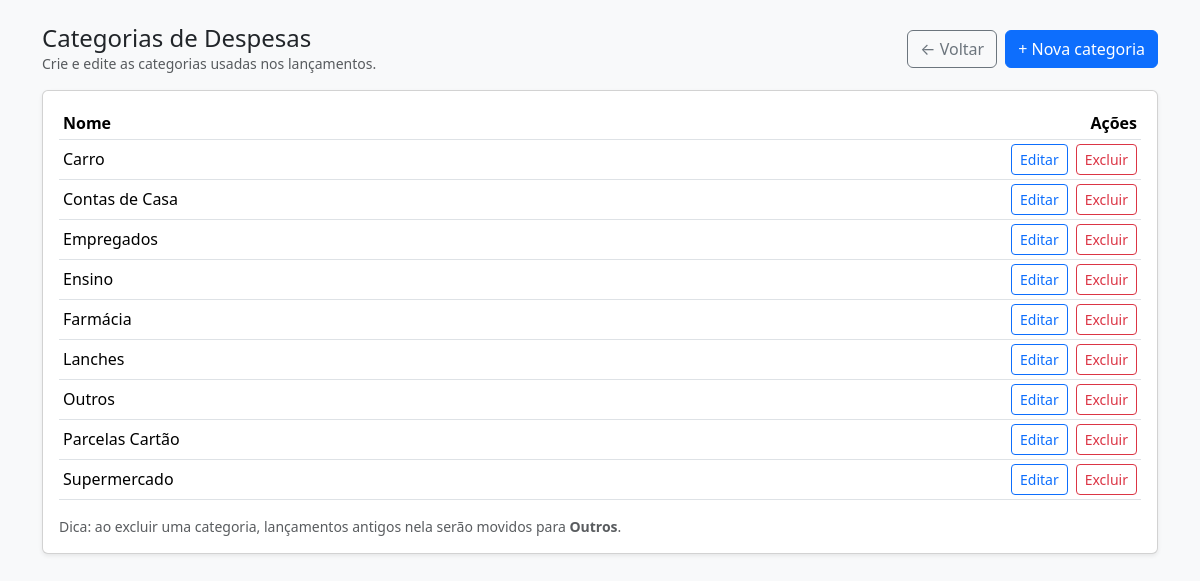
Page /categories (signed in) on the committed database.
### tables this page shows
CREATE TABLE categories (
                    id INTEGER PRIMARY KEY AUTOINCREMENT,
                    account_id INTEGER NOT NULL,
                    name TEXT NOT NULL,
                    created_at TEXT NOT NULL,
                    UNIQUE(account_id, name)
                );

### app.py (the view)
@app.route("/categories", methods=["GET"])
@login_required
def categories_list():
    migrate_db()
    account_id = get_current_account_id()
    if not account_id:
        return redirect(url_for("logout"))
    ensure_default_categories(account_id)
    cats = get_categories_for_account(account_id)
    return render_template("categories.html", categories=cats)

### app.py (called while the page is built, shortened)
def get_connection():
    conn = sqlite3.connect(DB_PATH)
    conn.row_factory = sqlite3.Row
    return conn

def table_exists(cur, table_name: str) -> bool:
    cur.execute("SELECT name FROM sqlite_master WHERE type='table' AND name=?", (table_name,))
    return cur.fetchone() is not None

def column_exists(cur, table_name: str, col_name: str) -> bool:
    cur.execute(f"PRAGMA table_info({table_name})")
    cols = [r[1] for r in cur.fetchall()]
    return col_name in cols

def get_current_account_id():
    acc_id = session.get("account_id")
    if acc_id:
        return acc_id

def login_required(f):
    @wraps(f)
    def wrapper(*args, **kwargs):
        if "user_id" not in session:
            return redirect(url_for("login", next=request.path))
        return f(*args, **kwargs)
    return wrapper

def ensure_default_categories(account_id: int):
    if not account_id:
        return
    now = datetime.utcnow().isoformat()
    with closing(get_connection()) as conn:
        cur = conn.cursor()
        for name in DEFAULT_CATEGORIES:
            cur.execute(
                "INSERT OR IGNORE INTO categories (account_id, name, created_at) VALUES (?, ?, ?)",
                (account_id, name, now),
            )
        conn.commit()

def get_categories_for_account(account_id: int):
    with closing(get_connection()) as conn:
        cur = conn.cursor()
        cur.execute(
            "SELECT * FROM categories WHERE account_id = ? ORDER BY name COLLATE NOCASE",
            (account_id,),
        )
        return cur.fetchall()

### templates/categories.html (shortened to what this page needs)
<!doctype html>
<html lang="pt-BR">
  <head>
    <link
      rel="stylesheet"
      href="https://cdn.jsdelivr.net/npm/bootstrap@5.3.3/dist/css/bootstrap.min.css"
    />
  </head>
  <body class="bg-light">
    <div class="container py-4">
      <div class="d-flex justify-content-between align-items-center mb-3 flex-wrap gap-2">
        <div>
          <h4 class="mb-0">Categorias de Despesas</h4>
          <div class="text-muted small">Crie e edite as categorias usadas nos lançamentos.</div>
        </div>
        <div class="d-flex gap-2">
          <a class="btn btn-outline-secondary" href="{{ url_for('index') }}">← Voltar</a>
          <a class="btn btn-primary" href="{{ url_for('category_new') }}">+ Nova categoria</a>
        </div>
      </div>
      <div class="card shadow-sm">
        <div class="card-body">
          <div class="table-responsive">
            <table class="table table-sm align-middle">
              <thead>
                <tr>
                  <th>Nome</th>
                  <th class="text-end">Ações</th>
                </tr>
              </thead>
              <tbody>
                {% for c in categories %}
                <tr>
                  <td>{{ c["name"] }}</td>
                  <td class="text-end">
                    <div class="d-flex justify-content-end gap-2">
                      <a class="btn btn-sm btn-outline-primary" href="{{ url_for('category_edit', category_id=c['id']) }}">Editar</a>
                      <form
                        method="post"
                        action="{{ url_for('category_delete', category_id=c['id']) }}"
                        onsubmit="return confirm('Excluir a categoria \"{{ c['name'] }}\"? Lançamentos antigos serão movidos para Outros.');"
                      >
                        <button class="btn btn-sm btn-outline-danger">Excluir</button>
                      </form>
                    </div>
                  </td>
                </tr>
                {% else %}
                <tr>
                  <td colspan="2" class="text-center text-muted py-3">Nenhuma categoria cadastrada.</td>
                </tr>
                {% endfor %}
              </tbody>
            </table>
          </div>
          <div class="text-muted small">
            Dica: ao excluir uma categoria, lançamentos antigos nela serão movidos para <b>Outros</b>.
          </div>
        </div>
      </div>
    </div>
  </body>
</html>

### rows in the picture
categories: name "Carro"
categories: name "Contas de Casa"
categories: name "Empregados"
categories: name "Ensino"
categories: name "Farmácia"
categories: name "Lanches"
categories: name "Outros"
categories: name "Parcelas Cartão"
categories: name "Supermercado"
